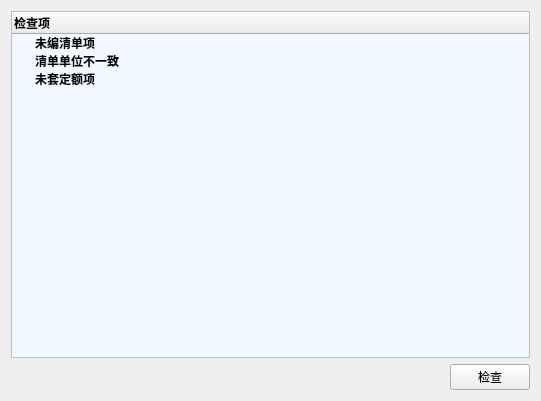
<?xml version="1.0" encoding="UTF-8"?>
<ui version="4.0">
 <class>Form</class>
 <widget class="QWidget" name="Form">
  <property name="geometry">
   <rect>
    <x>0</x>
    <y>0</y>
    <width>541</width>
    <height>401</height>
   </rect>
  </property>
  <property name="windowTitle">
   <string>Form</string>
  </property>
  <property name="styleSheet">
   <string notr="true">#treeWidget_check{background-color: rgb(242, 248, 255);}
Qwidget{background-color: rgb(242, 248, 255);}</string>
  </property>
  <layout class="QHBoxLayout" name="horizontalLayout">
   <item>
    <layout class="QVBoxLayout" name="verticalLayout" stretch="1,0">
     <item>
      <widget class="QTreeWidget" name="treeWidget_check">
       <column>
        <property name="text">
         <string>检查项</string>
        </property>
        <property name="font">
         <font>
          <family>宋体</family>
          <weight>75</weight>
          <bold>true</bold>
         </font>
        </property>
       </column>
       <item>
        <property name="text">
         <string>未编清单项</string>
        </property>
        <property name="font">
         <font>
          <family>宋体</family>
          <weight>75</weight>
          <bold>true</bold>
         </font>
        </property>
       </item>
       <item>
        <property name="text">
         <string>清单单位不一致</string>
        </property>
        <property name="font">
         <font>
          <family>宋体</family>
          <weight>75</weight>
          <bold>true</bold>
         </font>
        </property>
       </item>
       <item>
        <property name="text">
         <string>未套定额项</string>
        </property>
        <property name="font">
         <font>
          <family>宋体</family>
          <weight>75</weight>
          <bold>true</bold>
         </font>
        </property>
       </item>
      </widget>
     </item>
     <item>
      <widget class="QPushButton" name="pushButton_check">
       <property name="sizePolicy">
        <sizepolicy hsizetype="Fixed" vsizetype="Fixed">
         <horstretch>0</horstretch>
         <verstretch>0</verstretch>
        </sizepolicy>
       </property>
       <property name="font">
        <font>
         <family>宋体</family>
        </font>
       </property>
       <property name="layoutDirection">
        <enum>Qt::RightToLeft</enum>
       </property>
       <property name="text">
        <string>检查</string>
       </property>
      </widget>
     </item>
    </layout>
   </item>
  </layout>
 </widget>
 <resources/>
 <connections/>
</ui>
